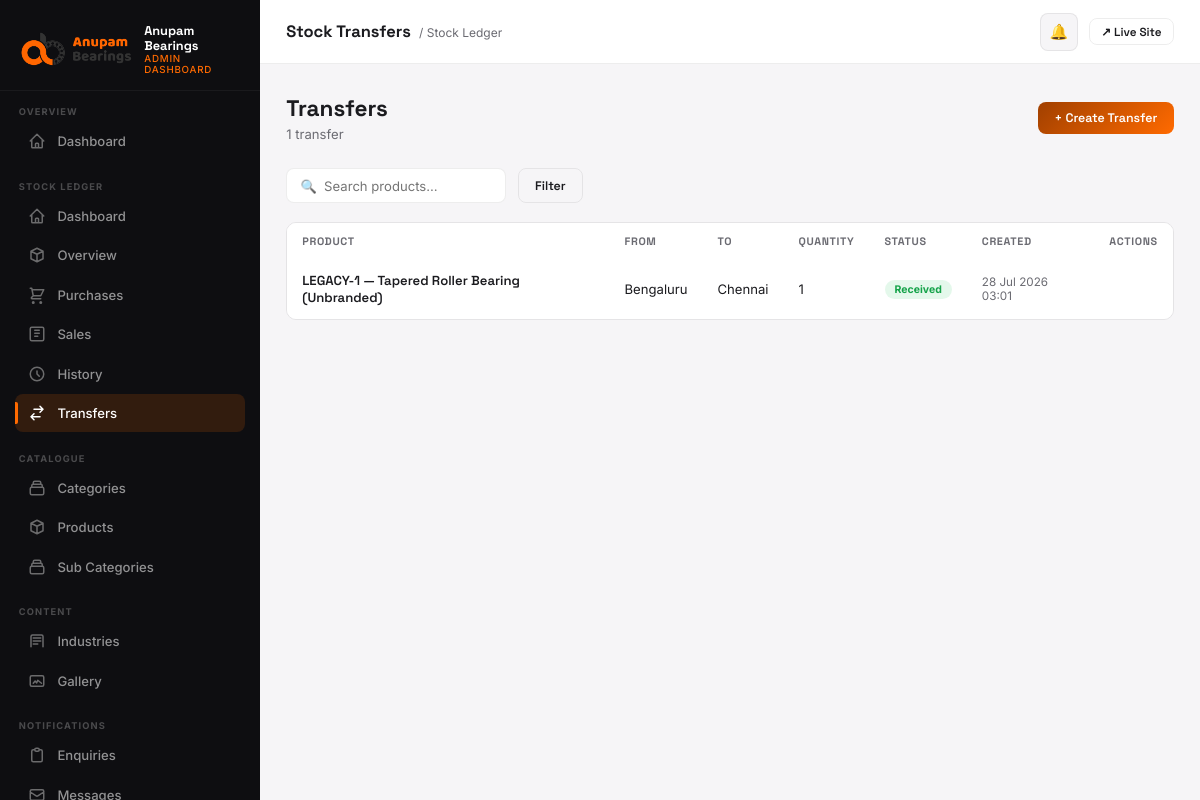
Screenshot of /dashboard/stock/transfers/ (signed in) with the database file from the repository.
### stock_ledger/models.py (models this page shows, shortened)
class StockTransfer(models.Model):
    PENDING = 'PENDING'
    DISPATCHED = 'DISPATCHED'
    PARTIALLY_RECEIVED = 'PARTIALLY_RECEIVED'
    RECEIVED = 'RECEIVED'
    ISSUE_REPORTED = 'ISSUE_REPORTED'
    CANCELLED = 'CANCELLED'
    STATUS_CHOICES = [
        (PENDING, 'Pending'),
        (DISPATCHED, 'Dispatched'),
        (PARTIALLY_RECEIVED, 'Partially Received'),
        (RECEIVED, 'Received'),
        (ISSUE_REPORTED, 'Issue Reported'),
        (CANCELLED, 'Cancelled'),
    ]
    product = models.ForeignKey('products.Product', on_delete=models.SET_NULL, null=True, related_name='transfers')
    product_name_snapshot = models.CharField(max_length=300, blank=True)
    from_branch = models.ForeignKey(Branch, on_delete=models.PROTECT, related_name='transfers_out')
    to_branch = models.ForeignKey(Branch, on_delete=models.PROTECT, related_name='transfers_in')
    quantity = models.PositiveIntegerField()
    received_quantity = models.PositiveIntegerField(default=0)
    status = models.CharField(max_length=20, choices=STATUS_CHOICES, default=PENDING)
    created_by = models.ForeignKey(settings.AUTH_USER_MODEL, on_delete=models.PROTECT, related_name='+')
    created_at = models.DateTimeField(auto_now_add=True)
    dispatched_by = models.ForeignKey(settings.AUTH_USER_MODEL, on_delete=models.PROTECT, related_name='+', null=True, blank=True)
    dispatched_at = models.DateTimeField(null=True, blank=True)
    received_by = models.ForeignKey(settings.AUTH_USER_MODEL, on_delete=models.PROTECT, related_name='+', null=True, blank=True)
    received_at = models.DateTimeField(null=True, blank=True)
    cancelled_by = models.ForeignKey(settings.AUTH_USER_MODEL, on_delete=models.PROTECT, related_name='+', null=True, blank=True)
    cancelled_at = models.DateTimeField(null=True, blank=True)
    issue_reported_by = models.ForeignKey(settings.AUTH_USER_MODEL, on_delete=models.PROTECT, related_name='+', null=True, blank=True)
    issue_reported_at = models.DateTimeField(null=True, blank=True)
    issue_resolved_by = models.ForeignKey(settings.AUTH_USER_MODEL, on_delete=models.PROTECT, related_name='+', null=True, blank=True)
    issue_resolved_at = models.DateTimeField(null=True, blank=True)
    notes = models.TextField(blank=True)
    class Meta:
        ordering = ['-created_at']

class Branch(models.Model):
    name = models.CharField(max_length=120)
    slug = models.SlugField(unique=True)
    code = models.CharField(max_length=20, unique=True)
    address = models.TextField(blank=True)
    is_active = models.BooleanField(default=True)
    created_at = models.DateTimeField(auto_now_add=True)
    class Meta:
        ordering = ['name']

### products/models.py (models this page shows, shortened)
class Product(models.Model):
    category = models.ForeignKey(Category, on_delete=models.CASCADE, related_name='products')
    subcategory = models.ForeignKey(SubCategory, on_delete=models.SET_NULL, null=True, blank=True, related_name='products')
    name = models.CharField(
        max_length=300, unique=True,
        help_text="Name / SKU — identifies this product everywhere (Stock Ledger, bulk import, public site). "
                   "Type the part code and brand together as free text, e.g. \"6205-2RS Timken\"."
    )
    slug = models.SlugField(unique=True)
    description = models.TextField(blank=True)
    mrp = models.DecimalField(
        max_digits=12, decimal_places=2, null=True, blank=True,
        verbose_name='MRP',
        help_text="Maximum Retail Price. Optional — leave blank for products without a published MRP.",
    )
    specifications = models.JSONField(default=dict, blank=True)
    needs_excel_table = models.BooleanField(default=False)
    excel_table_file = models.FileField(upload_to=product_excel_upload_to, blank=True, null=True)
    excel_table_data = models.JSONField(default=dict, blank=True)
    image = models.ImageField(upload_to='products/', blank=True, null=True)
    is_featured = models.BooleanField(default=False)
    is_visible = models.BooleanField(default=True, help_text="Uncheck to hide this product from the public site without deleting it.")
    created_at = models.DateTimeField(auto_now_add=True)

### stock_ledger/views.py (the view)
# urls.py: path('transfers/', views.transfer_list, name='transfer_list'),
@login_required(login_url='/dashboard/login/')
@staff_required
@role_required(UserProfile.ADMIN, UserProfile.BRANCH_STAFF)
def transfer_list(request):
    profile = _profile(request)
    if _is_admin(profile):
        qs = StockTransfer.objects.select_related('product', 'from_branch', 'to_branch').all()
    else:
        qs = StockTransfer.objects.select_related('product', 'from_branch', 'to_branch').filter(
            Q(from_branch_id=profile.branch_id) | Q(to_branch_id=profile.branch_id)
        )
    q = request.GET.get('q', '').strip()
    if q:
        qs = qs.filter(Q(product__name__icontains=q) | Q(product_name_snapshot__icontains=q))
    return render(request, 'dashboard/stock_transfers.html', {
        'transfers': qs,
        'q': q,
        'is_admin': _is_admin(profile),
        'my_branch_id': profile.branch_id,
    })

### core/context_processors.py (called while the page is built)
def seo(request):
    return build_seo_context(request)

### core/seo.py (called while the page is built)
def site_url() -> str:
    return getattr(settings, 'SITE_URL', 'https://anupambearings.com').rstrip('/')

def absolute_url(path: str) -> str:
    if not path:
        return site_url()
    parsed = urlsplit(path)
    if parsed.scheme:
        return path
    if path.startswith('/'):
        return f'{site_url()}{path}'
    return f"{site_url()}/{path.lstrip('/')}"

def build_canonical_url(request, *, path: str | None = None) -> str:
    canonical_path = path if path is not None else request.path
    return absolute_url(canonical_path)

def _serialize_schema(schema: dict) -> str:
    return json.dumps(schema, ensure_ascii=False, separators=(',', ':'))

def website_schema() -> dict:
    return {
        '@context': 'https://schema.org',
        '@type': 'WebSite',
        '@id': f'{site_url()}#website',
        'url': site_url(),
        'name': SITE_NAME,
        'alternateName': 'Anupam Bearings India',
        'description': SITE_DESCRIPTION,
        'publisher': {'@id': f'{site_url()}#organization'},
        'potentialAction': {
            '@type': 'SearchAction',
            'target': {
                '@type': 'EntryPoint',
                'urlTemplate': f'{site_url()}/products/?q={{search_term_string}}',
            },
            'query-input': 'required name=search_term_string',
        },
    }

### stock_ledger/context_processors.py (called while the page is built, shortened)
def dashboard_role(request):
    user = getattr(request, 'user', None)
    if not user or not user.is_authenticated or not user.is_staff:
        return {}
    profile = getattr(user, 'stock_profile', None)
    if profile is None:
        return {}
    return {
        'dash_role': profile.role,
        'dash_branch': profile.branch,
    }

def low_stock_alert(request):
    user = getattr(request, 'user', None)
    if not user or not user.is_authenticated or not user.is_staff:
        return {'show_low_stock_modal': False}
    profile = getattr(user, 'stock_profile', None)
    if profile is None or profile.role not in (UserProfile.ADMIN, UserProfile.BRANCH_STAFF):
        return {'show_low_stock_modal': False}
    if request.session.get('low_stock_alert_shown'):
        return {'show_low_stock_modal': False}

### stock_ledger/templatetags/stock_ledger_extras.py (called while the page is built)
@register.filter
def ledger_product_label(entry):
    if entry is None:
        return ''
    if entry.product_id:
        return entry.product.name
    return entry.product_name_snapshot or '(deleted product)'

### stock_ledger/views.py (called while the page is built)
def _profile(request):
    return request.user.stock_profile

### templates/dashboard/stock_transfers.html (shortened to what this page needs)
{% extends "dashboard/base.html" %}
{% load stock_ledger_extras %}
{% block page_title %}Stock Transfers{% endblock %}
{% block breadcrumb %}<span class="topbar-breadcrumb">/ Stock Ledger</span>{% endblock %}
{% block nav_stock_transfers %}active{% endblock %}
{% block content %}
<div class="page-header">
  <div class="page-header-left">
    <h1>Transfers</h1>
    <p>{{ transfers|length }} transfer{{ transfers|length|pluralize }}</p>
  </div>
  {% if is_admin %}<a href="{% url 'dashboard:stock_ledger:transfer_create' %}" class="btn btn-primary">+ Create Transfer</a>{% endif %}
</div>
<form method="GET" class="filter-bar">
  <input class="filter-input" type="text" name="q" value="{{ q }}" placeholder="🔍  Search products…"/>
  <button type="submit" class="btn btn-ghost">Filter</button>
</form>
<div class="table-wrap">
  <table>
    <thead>
      <tr>
        <th>Product</th>
        <th>From</th>
        <th>To</th>
        <th>Quantity</th>
        <th>Status</th>
        <th>Created</th>
        <th style="text-align:right;">Actions</th>
      </tr>
    </thead>
    <tbody>
      {% for t in transfers %}
      <tr id="transfer-row-{{ t.pk }}">
        <td class="td-name">{{ t|ledger_product_label }}</td>
        <td>{{ t.from_branch.name }}</td>
        <td>{{ t.to_branch.name }}</td>
        <td>{{ t.quantity }}</td>
        <td>
          {% if t.status == 'PENDING' %}<span class="pill pill-new">Pending</span>
          {% elif t.status == 'DISPATCHED' %}<span class="pill pill-in-progress">Dispatched</span>
          {% elif t.status == 'PARTIALLY_RECEIVED' %}
            <span class="pill pill-in-progress">Partially Received</span>
            <div class="td-sub">{{ t.received_quantity }} / {{ t.quantity }} received, {{ t.remaining_quantity }} left</div>
          {% elif t.status == 'RECEIVED' %}<span class="pill pill-resolved">Received</span>
          {% elif t.status == 'ISSUE_REPORTED' %}<span class="pill pill-unread">Issue Reported</span>
          {% else %}<span class="pill pill-read">Cancelled</span>{% endif %}
        </td>
        <td class="td-sub">{{ t.created_at|date:"d M Y H:i" }}</td>
        <td style="text-align:right;">
        </td>
      </tr>
      {% empty %}
      <tr><td colspan="7"><div class="empty-state"><div class="empty-state-icon">🔁</div><h3>No transfers</h3></div></td></tr>
      {% endfor %}
    </tbody>
  </table>
</div>
{% endblock %}

### templates/dashboard/base.html (style rules this page uses)
*, *::before, *::after { box-sizing: border-box; margin: 0; padding: 0; }
:root { --orange: #ff6a00; --orange-dk: #a14000; --surface: #f6f5f7; --card: #ffffff; --sidebar-bg: #0e0e11; --sidebar-w: 260px; --on: #1b1b1f; --muted: #6b6b72; --border: rgba(0,0,0,0.07); --grad: linear-gradient(135deg,#a14000 0%,#ff6a00 100%); --radius: 10px; --shadow: 0 2px 16px rgba(0,0,0,0.07); --shadow-lg: 0 8px 40px rgba(0,0,0,0.12); --font-d: 'Space Grotesk', sans-serif; --font-b: 'Inter', sans-serif; }
html { font-size: 15px; -webkit-font-smoothing: antialiased; }
body { font-family: var(--font-b); background: var(--surface); color: var(--on); display: flex; min-height: 100vh; overflow-x: hidden; }
.topbar-breadcrumb { font-size: 0.8rem; color: var(--muted); margin-left: 4px; }
.page-header { display: flex; align-items: center; justify-content: space-between; margin-bottom: 1.75rem; gap: 1rem; flex-wrap: wrap; }
.page-header-left h1 { font-family: var(--font-d); font-size: 1.5rem; font-weight: 700; }
.page-header-left p { color: var(--muted); font-size: 0.875rem; margin-top: 0.2rem; }
.table-wrap { overflow-x: auto; border-radius: var(--radius); border: 1px solid var(--border); }
table { width: 100%; border-collapse: collapse; font-size: 0.875rem; }
thead { background: var(--surface); }
th { padding: 0.75rem 1rem; text-align: left; font-family: var(--font-d); font-size: 0.72rem; font-weight: 700; letter-spacing: 0.06em; text-transform: uppercase; color: var(--muted); white-space: nowrap; }
td { padding: 0.875rem 1rem; border-top: 1px solid var(--border); vertical-align: middle; }
tr { background: var(--card); transition: background 0.12s; }
tr:first-child td { border-top: none; }
.td-name { font-family: var(--font-d); font-weight: 600; font-size: 0.875rem; }
.td-sub { font-size: 0.78rem; color: var(--muted); margin-top: 2px; }
.pill { display: inline-flex; align-items: center; gap: 4px; padding: 3px 10px; border-radius: 99px; font-size: 0.7rem; font-weight: 700; }
.pill-resolved { background: rgba(34,197,94,0.12); color: #16a34a; }
.btn { display: inline-flex; align-items: center; gap: 0.4rem; padding: 0.55rem 1.1rem; border-radius: 8px; font-family: var(--font-d); font-size: 0.83rem; font-weight: 600; cursor: pointer; border: none; text-decoration: none; transition: all 0.18s; }
.btn-primary { background: var(--grad); color: #fff; }
.btn-ghost { background: transparent; color: var(--on); border: 1px solid var(--border); }
.filter-bar { display: flex; gap: 0.75rem; align-items: center; flex-wrap: wrap; margin-bottom: 1.25rem; }
.filter-bar input, .filter-bar select { flex-shrink: 0; }
.filter-input { padding: 0.55rem 0.875rem; border: 1px solid var(--border); border-radius: 8px; font-family: var(--font-b); font-size: 0.875rem; color: var(--on); background: var(--card); outline: none; min-width: 220px; }

### rows the page displays
StockTransfer: product.name "LEGACY-1 — Tapered Roller Bearing (Unbranded)", from_branch.name "Bengaluru", to_branch.name "Chennai", quantity "1", status "Received", created_at "28 Jul 2026 03:01"

### other values shown
{{ transfers|length }} "1"
